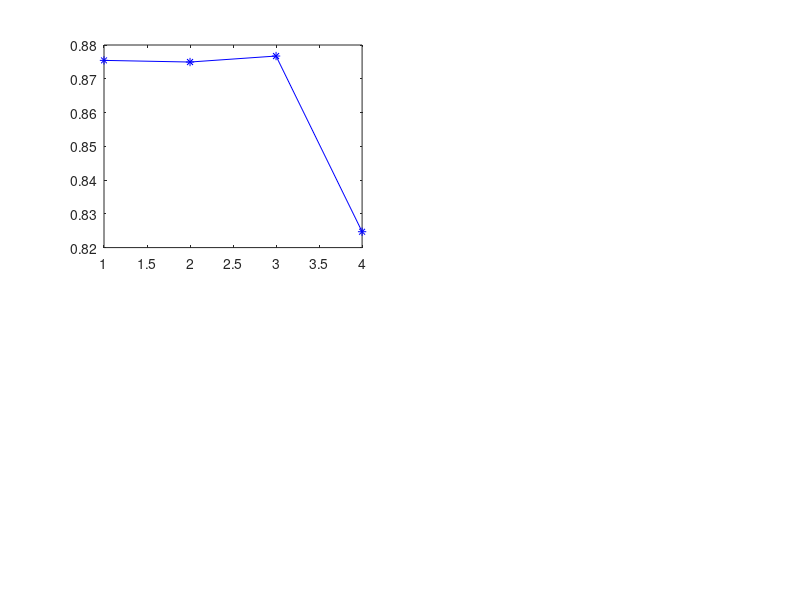

Write MATLAB code to recreate this figure. (Note: this script raises an error after producing the figure.)
%% This file geneartes Fig S4

addpath(genpath(pwd))

clear all
colors = {'b*-','r+-','kv-','gs-'};
load('simul_robust.mat')

colors = {'b*-','r+-','kv-','gs-'};
lam_set={'0.00001', '0.0001', '0.001', '0.01'};

clf
subplot(2,2,1)
tot_val=[mean(nmi_wd123_set);mean(pmi_wd123_set);mean(rmi_wd123_set)]; tot_val=tot_val(:,1:end-1);
for ii=1:3
pplo=plot(1:4,tot_val(ii,:),colors{ii});pplo.LineWidth=1.5; hold on
end
xlim([1 4])
set(gca,'XTick',1:4);
xticklabels(lam_set);  
hlegend=legend('NMI', 'Purity', 'ARI')
hlegend.FontSize=12; hlegend.Location='east';
htext=text(0.01,1.04, 'A','Units','normalized')
htext.FontSize=20;
xlabel('$\lambda$', 'Interpreter','latex');
%htitle=title(sprintf( '%s',dataset{i}))
set(gca, 'FontSize',15)

mu_set=[0.001 0.01 0.1 1];
subplot(2,2,2)
tot_val=[mean(nmi_wd123_setm);mean(pmi_wd123_setm);mean(rmi_wd123_setm)];  %tot_val=tot_val(:,1:end-1);
for ii=1:3
pplo=plot(1:4,tot_val(ii,:),colors{ii});pplo.LineWidth=1.5; hold on
end
xlim([1 4])
set(gca,'XTick',1:4);
xticklabels(mu_set);  
hlegend=legend('NMI', 'Purity', 'ARI')
hlegend.FontSize=12; hlegend.Location='east';
htext=text(0.01,1.04, 'B','Units','normalized')
htext.FontSize=20;
xlabel('$\mu$', 'Interpreter','latex');
set(gca, 'FontSize',15)

c_set=[0.001 0.01 0.1 1];
subplot(2,2,3)
tot_val=[mean(nmi_wd123_setm);mean(pmi_wd123_setm);mean(rmi_wd123_setm)];  %tot_val=tot_val(:,1:end-1);
for ii=1:3
pplo=plot(1:4,tot_val(ii,:),colors{ii});pplo.LineWidth=1.5; hold on
end
xlim([1 4])
set(gca,'XTick',1:4);
xticklabels(c_set);  
hlegend=legend('NMI', 'Purity', 'ARI')
hlegend.FontSize=12; hlegend.Location='east';
htext=text(0.01,1.04, 'C','Units','normalized')
htext.FontSize=20;
xlabel('$c$', 'Interpreter','latex');
set(gca, 'FontSize',15)

rho_set=[0.1 0.5 1 2 5];
subplot(2,2,4)
tot_val=[mean(nmi_wd123_setm);mean(pmi_wd123_setm);mean(rmi_wd123_setm)];  %tot_val=tot_val(:,1:end-1);
for ii=1:3
pplo=plot(1:4,tot_val(ii,:),colors{ii});pplo.LineWidth=1.5; hold on
end
xlim([1 4])
set(gca,'XTick',1:4);
xticklabels(rho_set);  
hlegend=legend('NMI', 'Purity', 'ARI')
hlegend.FontSize=12; hlegend.Location='east';
htext=text(0.01,1.04, 'D','Units','normalized')
htext.FontSize=20;
xlabel('$\rho$', 'Interpreter','latex');
set(gca, 'FontSize',15)

print -depsc cancer_robust_plot1

